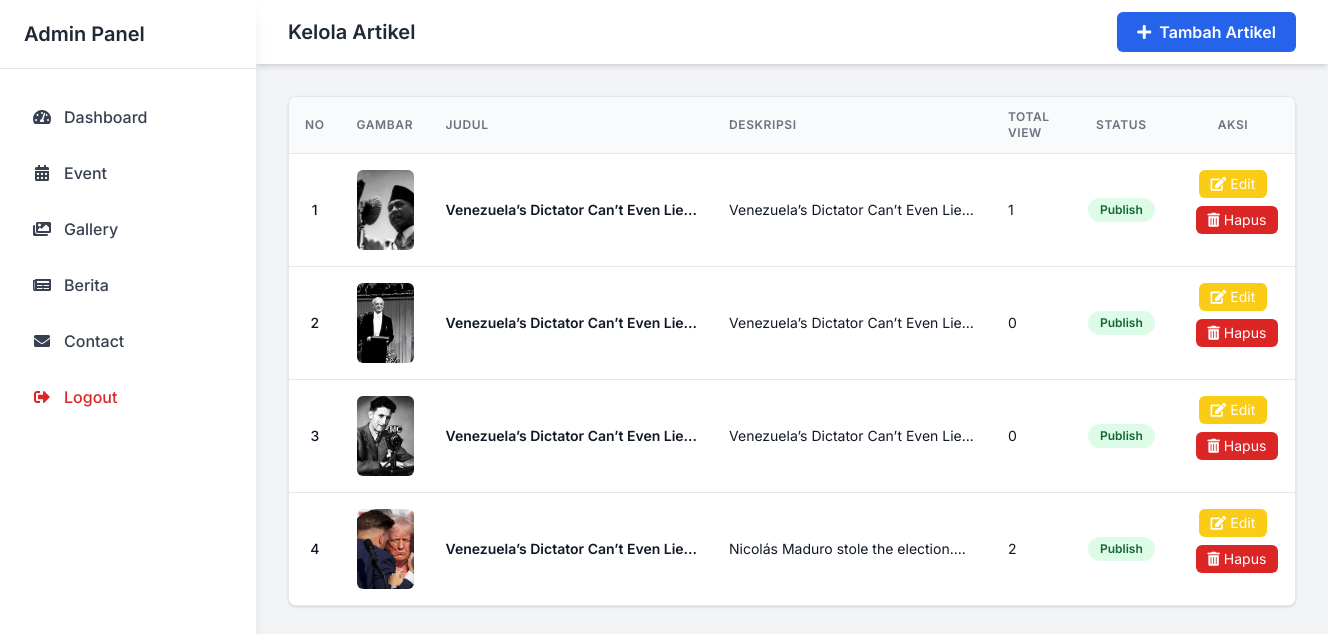
/admin/artikel/index.php (signed in), run on the app's committed database.
### tables this page shows
CREATE TABLE `artikel` (
  `id` int(11) NOT NULL,
  `judul` varchar(255) NOT NULL,
  `deskripsi_artikel` text NOT NULL,
  `isi` text NOT NULL,
  `gambar` text DEFAULT NULL,
  `deskripsi_gambar` text NOT NULL,
  `tanggal` datetime NOT NULL,
  `status` enum('publish','nopublish') NOT NULL,
  `jumlah_dilihat` int(11) NOT NULL
);

### admin/artikel/index.php (the view, shortened to what this page needs)
<?php
$root_path = dirname(dirname(dirname(__FILE__)));
include $root_path . '/config/db.php';
?>
<!DOCTYPE html>
<html lang="en">
 <head>
  <script src="https://cdn.tailwindcss.com"></script>
  <link
   href="https://cdnjs.cloudflare.com/ajax/libs/font-awesome/5.15.3/css/all.min.css"
   rel="stylesheet"
  />
 </head>
 <body class="bg-gray-100 min-h-screen flex flex-col">
  <?php include_once '../sidebar.php'; ?>
  <header class="bg-white shadow-md ml-64">
   <div
    class="max-w-7xl mx-auto px-4 sm:px-6 lg:px-8 flex items-center justify-between h-16"
   >
    <div class="flex items-center space-x-3">
     <h1 class="text-xl font-semibold text-gray-800">Kelola Artikel</h1>
    </div>
    <a href="tambah.php" role="button" class="inline-flex items-center px-5 py-2 bg-blue-600 text-white font-semibold rounded-md hover:bg-blue-700 focus:outline-none focus:ring-2 focus:ring-blue-500 focus:ring-offset-1 transition" id="btnTambahAtikel">
     <i class="fas fa-plus mr-2"></i>Tambah Artikel
    </a>
   </div>
  </header>
  <main class="flex-grow max-w-7xl mx-auto p-4 sm:p-6 lg:p-8 ml-64">
   <div
    class="table-container overflow-x-auto bg-white rounded-lg shadow border border-gray-200"
   >
    <table class="min-w-full divide-y divide-gray-200 table-fixed">
     <thead class="bg-gray-50">
      <tr>
       <th
        class="w-12 px-4 py-3 text-left text-xs font-semibold text-gray-500 uppercase tracking-wider"
        scope="col"
       >
        No
       </th>
       <th
        class="w-28 px-4 py-3 text-left text-xs font-semibold text-gray-500 uppercase tracking-wider"
        scope="col"
       >
        Gambar
       </th>
       <th
        class="w-48 px-4 py-3 text-left text-xs font-semibold text-gray-500 uppercase tracking-wider"
        scope="col"
       >
        judul
       </th>
       <th
        class="w-96 px-4 py-3 text-left text-xs font-semibold text-gray-500 uppercase tracking-wider"
        scope="col"
       >
        Deskripsi
       </th>
       <th
        class="w-96 px-4 py-3 text-left text-xs font-semibold text-gray-500 uppercase tracking-wider"
        scope="col"
       >
        Total View
       </th>
       <th
        class="w-28 px-4 py-3 text-center text-xs font-semibold text-gray-500 uppercase tracking-wider"
        scope="col"
       >
        Status
       </th>
       <th
        class="w-48 px-4 py-3 text-center text-xs font-semibold text-gray-500 uppercase tracking-wider"
        scope="col"
       >
        Aksi
       </th>
      </tr>
     </thead>
      <tbody class="bg-white divide-y divide-gray-200" id="ArtikelTableBody">
       <?php
       $no = 1;
       $query = mysqli_query($conn, "SELECT * FROM artikel ORDER BY tanggal DESC");
       while ($row = mysqli_fetch_assoc($query)) {
       ?>
       <tr class="hover:bg-gray-50 transition" data-id="<?php echo $row['id']; ?>">
        <td
         class="px-4 py-4 whitespace-nowrap text-sm text-gray-900 font-medium text-center"
        >
         <?php echo $no++; ?>
        </td>
        <td class="px-4 py-4 whitespace-nowrap text-sm text-gray-900">
         <?php if (!empty($row['gambar'])): ?>
          <img
           alt="gambar for artikel <?php echo htmlspecialchars($row['judul']); ?>"
           src="<?php echo '../../img/artikel/' . htmlspecialchars($row['gambar']); ?>"
           class="w-20 h-20 object-cover rounded-md"
          />
         <?php else: ?>
          <div class="w-20 h-20 bg-gray-100 rounded-md flex items-center justify-center text-gray-400 text-xs font-semibold select-none">
           No Gambar
          </div>
         <?php endif; ?>
        </td>
        <td class="px-4 py-4 whitespace-nowrap text-sm text-gray-900 font-semibold">
            <?php
                $judul = $row['judul'] ?? '';
                $words = explode(' ', strip_tags($judul));
                $limited = implode(' ', array_slice($words, 0, 5));
                echo htmlspecialchars($limited . (count($words) > 5 ? '...' : ''));
            ?>
        </td>
        <td class="px-4 py-4 whitespace-nowrap text-sm text-gray-900 break-words max-w-xs">
            <?php
                $deskripsi = $row['deskripsi_artikel'] ?? '';
                $words = explode(' ', strip_tags($deskripsi));
                $limited = implode(' ', array_slice($words, 0, 5));
                echo htmlspecialchars($limited . (count($words) > 5 ? '...' : ''));
            ?>
        </td>
        <td class="px-4 py-4 whitespace-nowrap text-sm text-gray-900 break-words max-w-xs">
            <?php
                echo htmlspecialchars($row['jumlah_dilihat']);
            ?>
        </td>
        <td class="px-4 py-4 whitespace-nowrap text-sm text-center">
         <?php if ($row['status'] === 'publish'): ?>
          <a href="toggle_status.php?artikel_id=<?php echo $row['id']; ?>" class="inline-flex items-center px-3 py-1 text-xs font-semibold rounded-full bg-green-100 text-green-800 hover:bg-green-200" aria-label="Deactivate artikel <?php echo htmlspecialchars($row['judul']); ?>">
           Publish
          </a>
         <?php else: ?>
          <a href="toggle_status.php?artikel_id=<?php echo $row['id']; ?>" class="inline-flex items-center px-3 py-1 text-xs font-semibold rounded-full bg-gray-200 text-gray-700 hover:bg-gray-300" aria-label="Activate artikel <?php echo htmlspecialchars($row['judul']); ?>">
           Nopublish
          </a>
         <?php endif; ?>
        </td>
        <td
         class="px-4 py-4 whitespace-nowrap text-sm text-center space-x-2 flex flex-wrap justify-center gap-2"
        >
         <a
          href="edit.php?id=<?php echo $row['id']; ?>"
          aria-label="Edit folder <?php echo htmlspecialchars($row['judul']); ?>"
          class="inline-flex items-center px-3 py-1 bg-yellow-400 text-white rounded-md hover:bg-yellow-500 focus:outline-none focus:ring-2 focus:ring-yellow-400 focus:ring-offset-1 transition"
         >
          <i class="fas fa-edit mr-1"></i>Edit
         </a>
         <a
          href="hapus.php?id=<?php echo $row['id']; ?>"
          onclick="return confirm('Yakin mau hapus?')"
          aria-label="Hapus folder <?php echo htmlspecialchars($row['judul']); ?>"
          class="inline-flex items-center px-3 py-1 bg-red-600 text-white rounded-md hover:bg-red-700 focus:outline-none focus:ring-2 focus:ring-red-600 focus:ring-offset-1 transition"
         >
          <i class="fas fa-trash-alt mr-1"></i>Hapus
         </a>
        </td>
       </tr>
       <?php
       }
       ?>
      </tbody>
    </table>
   </div>
  </main>
 </body>
</html>

### admin/artikel/index.php (style rules this page uses)
body { font-family: "Inter", sans-serif; }

### data on the page
artikel: gambar (picture), judul "Venezuela’s Dictator Can’t Even Lie...", deskripsi_artikel "Venezuela’s Dictator Can’t Even Lie...", jumlah_dilihat "1"
artikel: gambar (picture), judul "Venezuela’s Dictator Can’t Even Lie...", deskripsi_artikel "Venezuela’s Dictator Can’t Even Lie...", jumlah_dilihat "0"
artikel: gambar (picture), judul "Venezuela’s Dictator Can’t Even Lie...", deskripsi_artikel "Venezuela’s Dictator Can’t Even Lie...", jumlah_dilihat "0"
artikel: gambar (picture), judul "Venezuela’s Dictator Can’t Even Lie...", deskripsi_artikel "Nicolás Maduro stole the election....", jumlah_dilihat "2"
